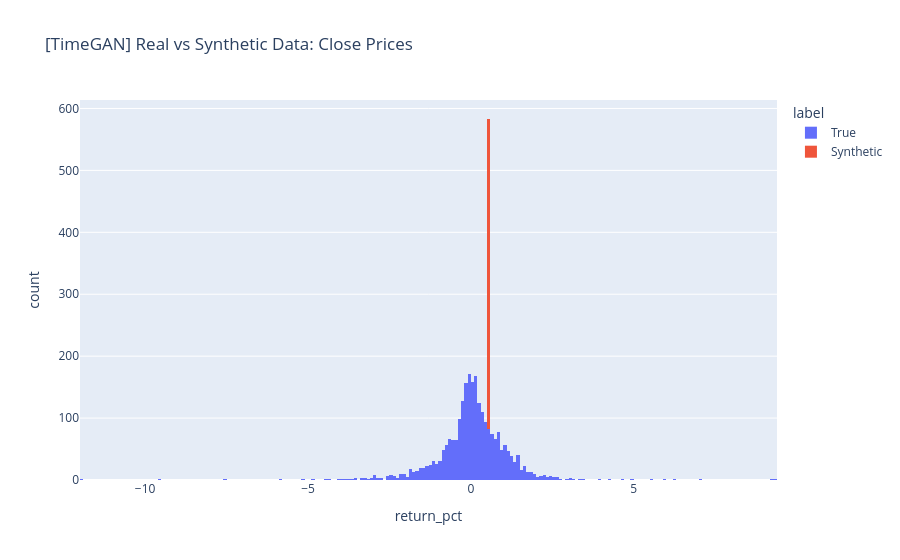

Notebook code cell kept with this figure:
### Markdown cell above
# Compare distributions [TIMEGAN]

### Code cell
true_labels = ['True'] * len(timegan_real_data_df)
synthetic_labels = ['Synthetic'] * len(timegan_synthetic_data_df)
true_returns = pd.DataFrame({
    'return_pct': timegan_real_data_df['return_pct'],
    'label': true_labels
})
synthetic_returns = pd.DataFrame({
    'return_pct': timegan_synthetic_data_df['return_pct'],
    'label': synthetic_labels
})
returns_df = pd.concat([true_returns, synthetic_returns], ignore_index=True)

px.histogram(returns_df, x="return_pct", color="label", title="[TimeGAN] Real vs Synthetic Data: Close Prices")

### Figure 1 — Plotly figure (JSON) as saved in the notebook; plotly's stock layout.template omitted (floating-point values rounded to 4 significant figures; data arrays with more than 128 entries replaced by an {"elided": "..."} marker saying what was removed)
{"data": [{"bingroup": "x", "hovertemplate": "label=True<br>return_pct=%{x}<br>count=%{y}<extra></extra>", "legendgroup": "True", "marker": {"color": "#636efa", "pattern": {"shape": ""}}, "name": "True", "orientation": "v", "showlegend": true, "type": "histogram", "x": {"elided": "2514 float values"}, "xaxis": "x", "yaxis": "y"}, {"bingroup": "x", "hovertemplate": "label=Synthetic<br>return_pct=%{x}<br>count=%{y}<extra></extra>", "legendgroup": "Synthetic", "marker": {"color": "#EF553B", "pattern": {"shape": ""}}, "name": "Synthetic", "orientation": "v", "showlegend": true, "type": "histogram", "x": {"elided": "500 float values"}, "xaxis": "x", "yaxis": "y"}], "layout": {"barmode": "relative", "legend": {"title": {"text": "label"}, "tracegroupgap": 0}, "title": {"text": "[TimeGAN] Real vs Synthetic Data: Close Prices"}, "xaxis": {"anchor": "y", "domain": [0, 1], "title": {"text": "return_pct"}}, "yaxis": {"anchor": "x", "domain": [0, 1], "title": {"text": "count"}}}}
